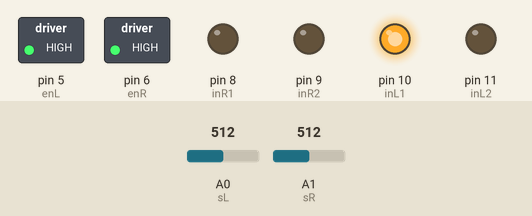
Recording of a sketch running on a simulated Arduino Uno, built with avr-gcc and run on an emulated ATmega328P. Shown: switched loads named in the sketch (green lamp = pin HIGH), output pins drawn as LEDs (lit = HIGH). The inputs (shaded band) are chosen by the test bench; at power-on: A0 (sL) = 512, A1 (sR) = 512. What the sketch prints to the serial monitor is not drawn.

Above: at 0.1 s.
Timing chart, 0 to 1.6 s (numbered marks = the images above):
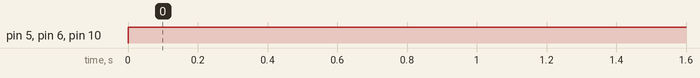

Measured:
- by itself, pin 5 (enL), pin 6 (enR), pin 10 (inL1): LOW → HIGH at 0.00 s

The sketch:

sketch_oct18a.ino
```cpp
//senser
int sL = A0;
int sR = A1;
//pwm
int enL = 5;
int enR = 6;
//Motor
int inR1 = 8;
int inR2 = 9;
int inL1 = 10;
int inL2 = 11;


void setup() {

  Serial.begin(9600);

  pinMode(sL, INPUT);
  pinMode(sR, INPUT);

  pinMode(enL, OUTPUT);
  pinMode(enR, OUTPUT);

  pinMode(inR1, OUTPUT);
  pinMode(inR2, OUTPUT);

  pinMode(inL1, OUTPUT);
  pinMode(inL2, OUTPUT);


}


void loop() {
  int vL = analogRead(A0);
  int vR = analogRead(A1);
  Serial.print(vL);
  Serial.print("_");
  Serial.println(vR);

  analogWrite(enL,255);
  analogWrite(enR,255);

  digitalWrite(inL1, HIGH);

}
```
